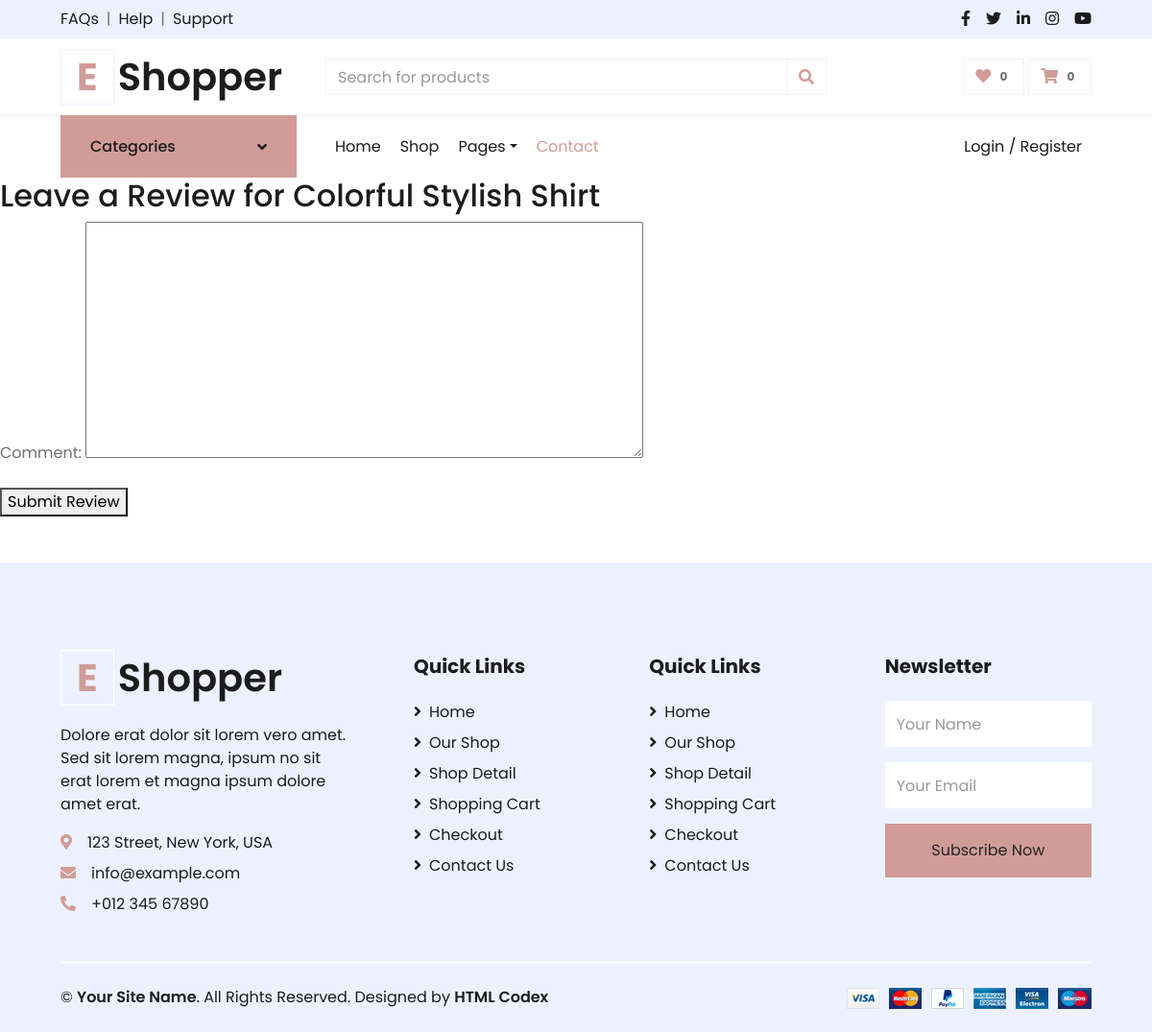
The page /add_review/1/ on the database as committed earlier.
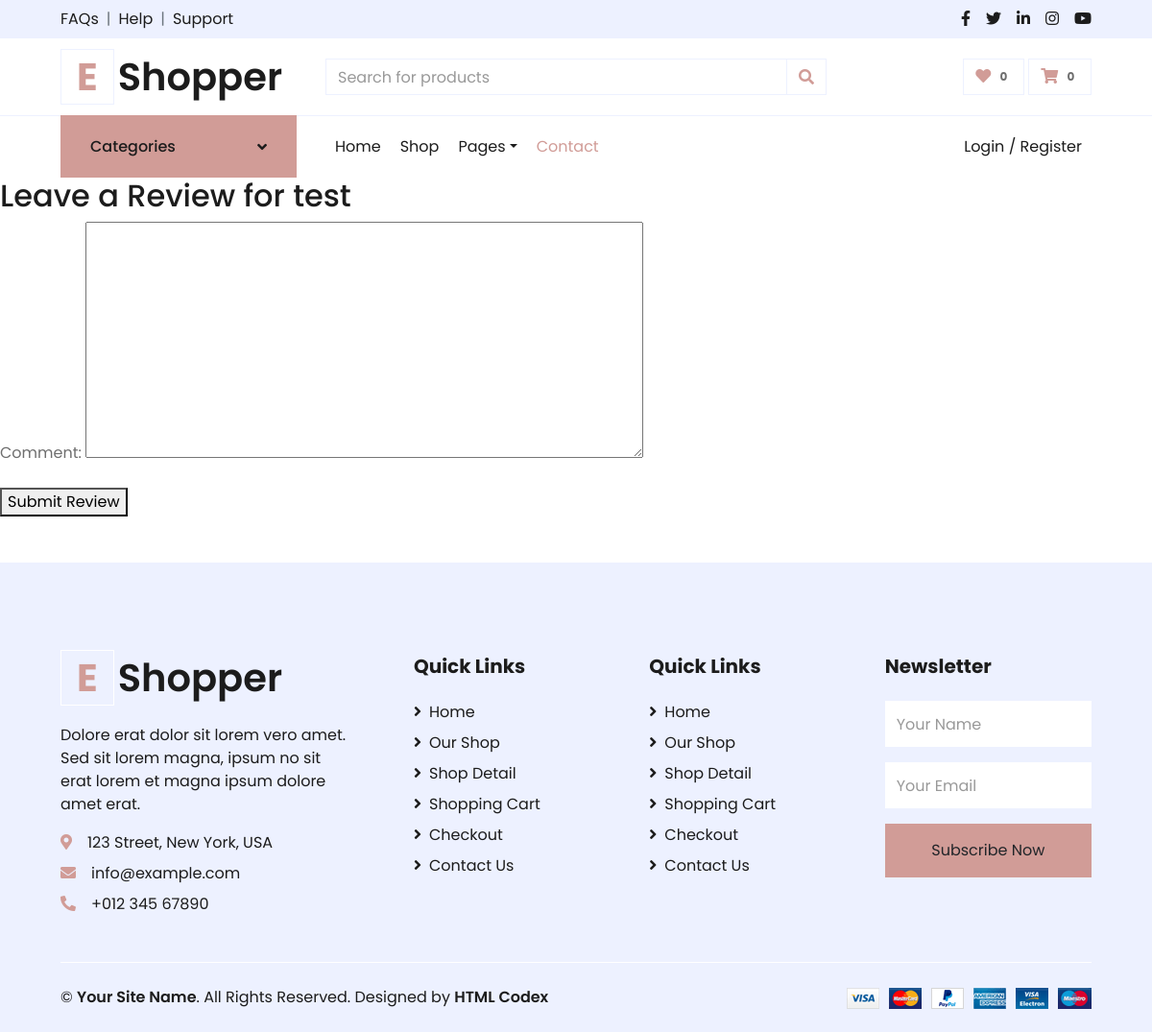
The same page on the database as committed later.
### ProductsApp/models.py (models this page shows, shortened)
class Product(models.Model):
    name = models.CharField(max_length=100)
    category = models.ForeignKey(ProductCategory, on_delete=models.CASCADE)
    description = models.TextField(null=True)
    price = models.DecimalField(max_digits=10, decimal_places=2)
    qty = models.IntegerField()
    image = models.ImageField(upload_to='products/')
    reviews = models.ManyToManyField(Review, related_name='products')

### ProductsApp/views.py (the view)
# urls.py: path('add_review/<int:product_id>/', views.add_review, name='add_review'),
def add_review(request, product_id):
    product = get_object_or_404(Product, id=product_id)
    if request.method == 'POST':
        form = ReviewForm(request.POST)
        if form.is_valid():
            new_review = form.save(commit=False)
            new_review.product = product
            new_review.user = request.user
            new_review.save()
            return redirect('detail', pk=product_id)  # Changez product_id à pk
    else:
        form = ReviewForm()
    return render(request, 'add_review.html', {'form': form, 'product': product})

### ProductsApp/forms.py
class ReviewForm(forms.ModelForm):
    class Meta:
        model = Review
        fields = ['comment']  # Ajoutez d'autres champs au besoin

### CartApp/context_processors.py (called while the page is built)
def cart_total_quantity(request):
    total_quantity = 0
    if request.user.is_authenticated:
        cart_items = CartItem.objects.filter(user=request.user)
        total_quantity = cart_items.aggregate(Sum('quantity'))['quantity__sum'] or 0
    return {'total_quantity': total_quantity}

### templates/add_review.html (shortened to what this page needs)
{% extends 'base.html' %}
{% block content %}
  <h2>Leave a Review for {{ product.name }}</h2>
  <form method="post" action="{% url 'add_review' product_id=product.id %}">
    {{ form.as_p }}
    <button type="submit">Submit Review</button>
  </form>
{% endblock %}

Rows that differ between the two databases and show on the page:
changed Product: name "Colorful Stylish Shirt" → "test"
